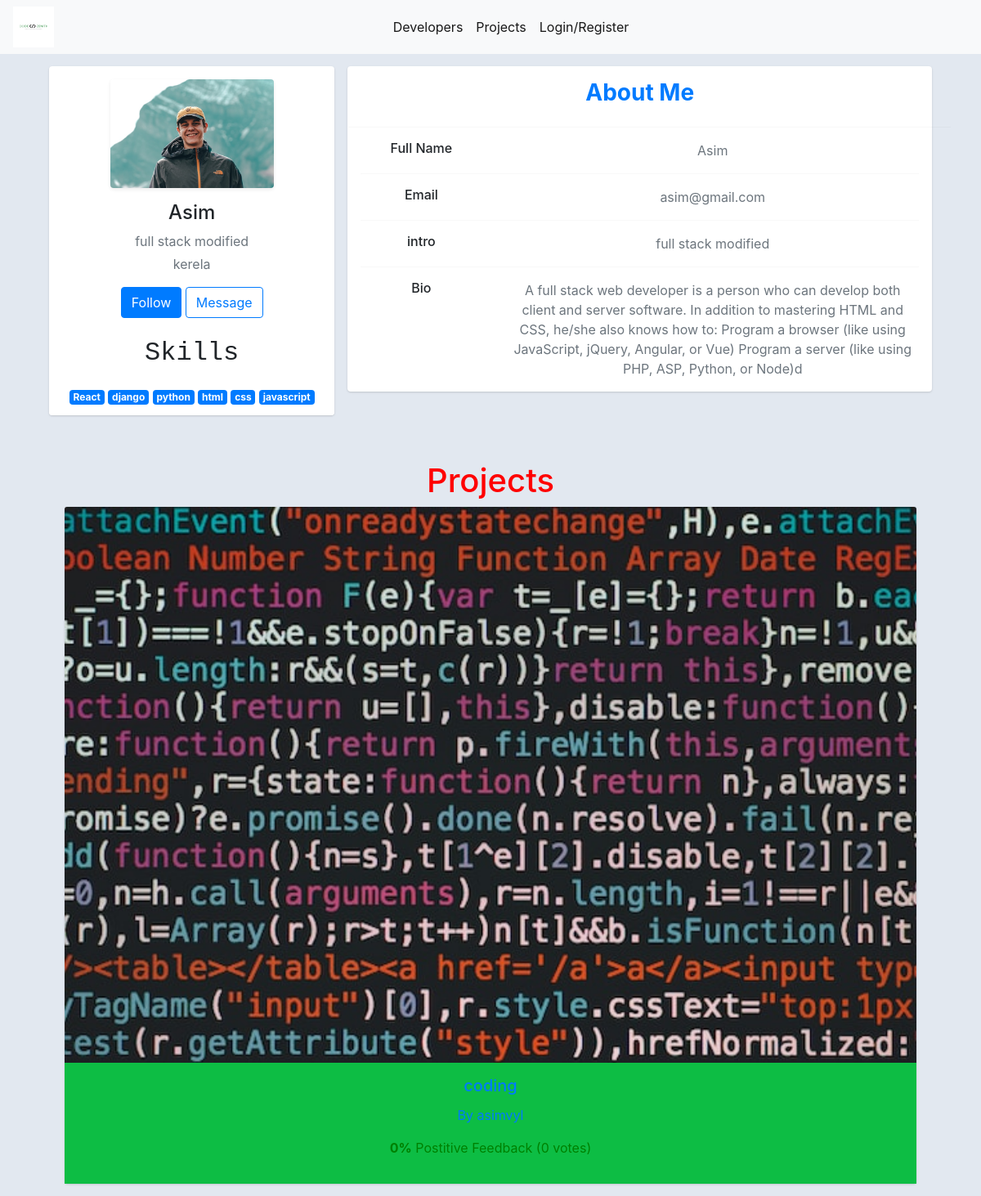
The app's page /user_profile/2ff0109b-5ad5-40f0-8219-505765f03fe3/ with its own data.
### users/models.py (models this page shows)
class Profile(models.Model):
    user = models.OneToOneField(User, on_delete=models.CASCADE, null=True, blank=True)
    name = models.CharField(max_length=200, blank=True, null=True)
    email = models.EmailField(max_length=500, blank=True, null=True)
    username = models.CharField(max_length=200, blank=True, null=True)
    location = models.CharField(max_length=200, blank=True, null=True)
    short_intro = models.CharField(max_length=200, blank=True, null=True)
    bio = models.TextField(blank=True, null=True)
    profile_image = models.ImageField(null=True, blank=True, upload_to='profiles/', default="profiles/user-default.png")
    social_github = models.CharField(max_length=200, blank=True, null=True)
    social_twitter = models.CharField(max_length=200, blank=True, null=True)
    social_linkedin = models.CharField(max_length=200, blank=True, null=True)
    social_youtube = models.CharField(max_length=200, blank=True, null=True)
    social_website = models.CharField(max_length=200, blank=True, null=True)
    created = models.DateTimeField(auto_now_add=True)
    id = models.UUIDField(default=uuid.uuid4, unique=True,primary_key=True, editable=False)
    def __str__(self):
        return str(self.username)
    class Meta:
        ordering = ['created']

class Skill(models.Model):
    owner = models.ForeignKey(Profile, on_delete=models.CASCADE, null=True, blank=True)
    name = models.CharField(max_length=200, blank=True, null=True)
    description = models.TextField(null=True, blank=True)
    created = models.DateTimeField(auto_now_add=True)
    id = models.UUIDField(default=uuid.uuid4, unique=True,primary_key=True, editable=False)
    def __str__(self):
        return str(self.name)

### projects/models.py (models this page shows, shortened)
class Project(models.Model):
    owner= models.ForeignKey(Profile,null=True,blank=True,on_delete=models.SET_NULL)
    title = models.CharField(max_length=200)
    description = models.TextField(null=True,blank=True)
    featured_image = models.ImageField(null=True,blank=True,default='default.jpg')
    demo_link = models.CharField(max_length=2000,null=True,blank=True)
    source_link =  models.CharField(max_length=2000,null=True,blank=True)
    tags = models.ManyToManyField('Tag',blank=True)
    vote_total = models.IntegerField(default=0,null=True,blank=True)
    vote_ratio = models.IntegerField(default=0,null=True,blank=True)
    created = models.DateTimeField(auto_now_add=True)
    id= models.UUIDField(default=uuid.uuid4,unique=True,primary_key=True,editable=False)

### users/views.py (the view)
# urls.py: path('user_profile/<str:pk>/',views.user_profile,name="user_profile"),
def user_profile(request,pk):
    profile = Profile.objects.get(id=pk)
    context={'profile':profile}
    return render(request,"users/user-profile.html",context)

### users/templates/users/user-profile.html (shortened to what this page needs)
{% extends 'main.html' %}
{% block content %}
<div class="container">
    <div class="main-body">
          <div class="row gutters-sm">
            <div class="col-md-4 ">
              <div class="card">
                <div class="card-body">
                  <div class="d-flex flex-column align-items-center text-center">
                    <img src="{{profile.profile_image.url}}" alt="Admin" class="rounded mx-auto shadow-sm" width="200">
                    <div class="mt-3">
                      <h4>{{profile.name}}</h4>
                      <p class="text-secondary mb-1">{{profile.short_intro}}</p>
                      <p class="text-muted font-size-sm">{{profile.location}}</p>
                      <button class="btn btn-primary">Follow</button>
                      <button class="btn btn-outline-primary">Message</button>
                    </div>
                  </div>
                </div>
                <h2 class="text-center my-2">Skills</h2>
                <ul class="list-group list-group-flush">
                  <li class="list-group-item  justify-content-between align-items-center">
                    {% for skill  in profile.skill_set.all %}
                    <span class="badge bg-primary">
                        {{skill}}
                    </span>
                    {% endfor %}
                  </li>
                </ul>
            </div>
        </div>
             <div class="col-md-8">
              <div class="card mb-3">
                <div class="card-body">
                  <div class="row">
                    <h3 class="mb-4 text-primary text-center font-weight-bold text-lg">About Me</h3>
                    <hr>
                    <div class="col-sm-3">
                      <h6 class="mb-0">Full Name</h6>
                    </div>
                    <div class="col-sm-9 text-secondary">
                      {{profile.name}}
                    </div>
                  </div>
                  <hr>
                  <div class="row">
                    <div class="col-sm-3">
                      <h6 class="mb-0">Email</h6>
                    </div>
                    <div class="col-sm-9 text-secondary">
                    {{profile.email}}
                    </div>
                  </div>
                  <hr>
                  <div class="row">
                    <div class="col-sm-3">
                      <h6 class="mb-0">intro</h6>
                    </div>
                    <div class="col-sm-9 text-secondary">
                      {{profile.short_intro}}
                    </div>
                  </div>
                  <hr>
                  <div class="row">
                    <div class="col-sm-3">
                      <h6 class="mb-0">Bio</h6>
                    </div>
                    <div class="col-sm-9 text-secondary">
                    {{profile.bio}}
                    </div>
                  </div>
                </div>
              </div>
            </div>
            <section class="projectsList">
              <div class="container pt-5">
                <h1 class="text-center my-2">Projects</h1>
                <div class="row">
                  {% for project in profile.project_set.all %}
                  <div class="col">
                    <div class="card">
                      <a href="{% url 'project' project.id %}" class="project">
                        <img class="card-img-top project__thumbnail" src="{{ project.featured_image.url }}" alt="project thumbnail">
                        <div class="card-body" style="background-color: #0DBD44;">
                          <h5 class="card-title project__title text-center">{{project.title}}</h5>
                          <p class="card-text text-center"><a class="project__author " href="{% url 'project' project.id %}"> By {{project.owner}}</a></p>
                          <p class="card-text project--rating text-center"><span style="font-weight: bold;">{{project.vote_ratio}}%</span> Postitive Feedback ({{project.vote_total}} vote{{project.vote_total|pluralize:"s"}})</p>
                        </div>
                      </a>
                    </div>
                  </div>
                  {% endfor %}
                </div>
              </div>
            </section>
          </div>
        </div>
      </div>
{% endblock content %}

### static/style/main.css (style rules this page uses)
h1 { color: red; }
p { color:green; }
body { background-color:grey; }
a { text-decoration: none; }
h2 { font-family: "Lucida Console", "Courier New", monospace; }
.pt-5 { padding-top: 3rem !important; }
.card { position: relative; display: -webkit-flex; display: flex; -webkit-flex-direction: column; flex-direction: column; min-width: 0; word-wrap: break-word; background-color: #fff; background-clip: border-box; border: 1px solid rgba(0,0,0,0.125); border-radius: .25rem; }
.text-center { text-align: center !important; }
.mx-auto { margin-right: auto !important; margin-left: auto !important; }
.shadow-sm { box-shadow: 0 0.125rem 0.25rem rgb(0 0 0 / 8%) !important; }
body { color: #1a202c; text-align: center; background-color: #e2e8f0; }
.main-body { padding: 15px; }
.card { box-shadow: 0 1px 3px 0 rgba(0,0,0,.1), 0 1px 2px 0 rgba(0,0,0,.06); }
.card { position: relative; display: flex; flex-direction: column; min-width: 0; word-wrap: break-word; background-color: #fff; background-clip: border-box; border: 0 solid rgba(0,0,0,.125); border-radius: .25rem; }
.card-body { flex: 1 1 auto; min-height: 1px; padding: 1rem; }
.gutters-sm { margin-right: -8px; margin-left: -8px; }
.gutters-sm>.col, .gutters-sm>[class*=col-] { padding-right: 8px; padding-left: 8px; }
.mb-3, .my-3 { margin-bottom: 1rem!important; }

### records on screen
Profile: profile_image (picture), name "Asim", short_intro "full stack modified", location "kerela", email "asim@gmail.com", bio "A full stack web developer is a person who can develop both client and server software. In addition to mastering HTML and CSS, he/she also knows how to: Program a browser (like using JavaScript, jQuery, Angular, or Vue) Program a server (like using PHP, ASP, Python, or Node)d"
Skill: name "React"
Skill: name "django"
Skill: name "python"
Skill: name "html"
Skill: name "css"
Skill: name "javascript"
Project: featured_image (picture), title "coding", owner "asimvyl", vote_ratio "0", vote_total "0"
